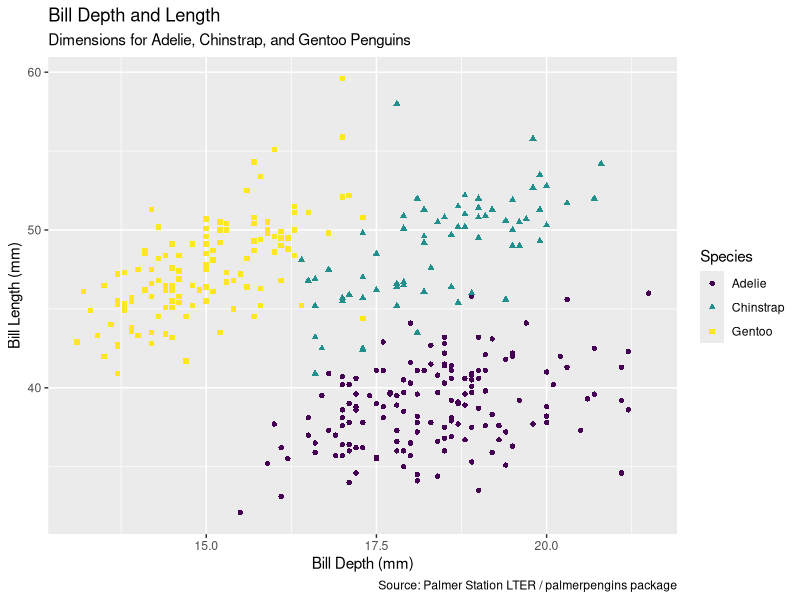

Here is the R script that generated this plot:
### I am working with the Palmer Penguins dataset to make a plot.
### Created by: Cynthia Petrossian
### Created on: 2022-02-08
##############################################

### load libraries ########
library(tidyverse) #Do this every time
library(palmerpenguins) #penguin data that will be used

### data analysis ###########
glimpse(penguins) #to see penguin dataset

ggplot(data=penguins, #creating plot box
       mapping = aes(x = bill_depth_mm, #adding x axis as bill depth
                     y = bill_length_mm, #adding y axis as bill length
                     color = species, #making the points different colors by species
                     shape = species)) + 
  geom_point()+  #making geometry point
  labs(title = "Bill Depth and Length", #adding title
       subtitle = "Dimensions for Adelie, Chinstrap, and Gentoo Penguins", #adding subtitle
       x = "Bill Depth (mm)", y = "Bill Length (mm)", #adding axes titles
       color = "Species", #making species capitalized
       shape = "Species", #making the titles identical
       caption = "Source: Palmer Station LTER / palmerpengins package")+ #adds source
  scale_color_viridis_d() #makes colorblind friendly
